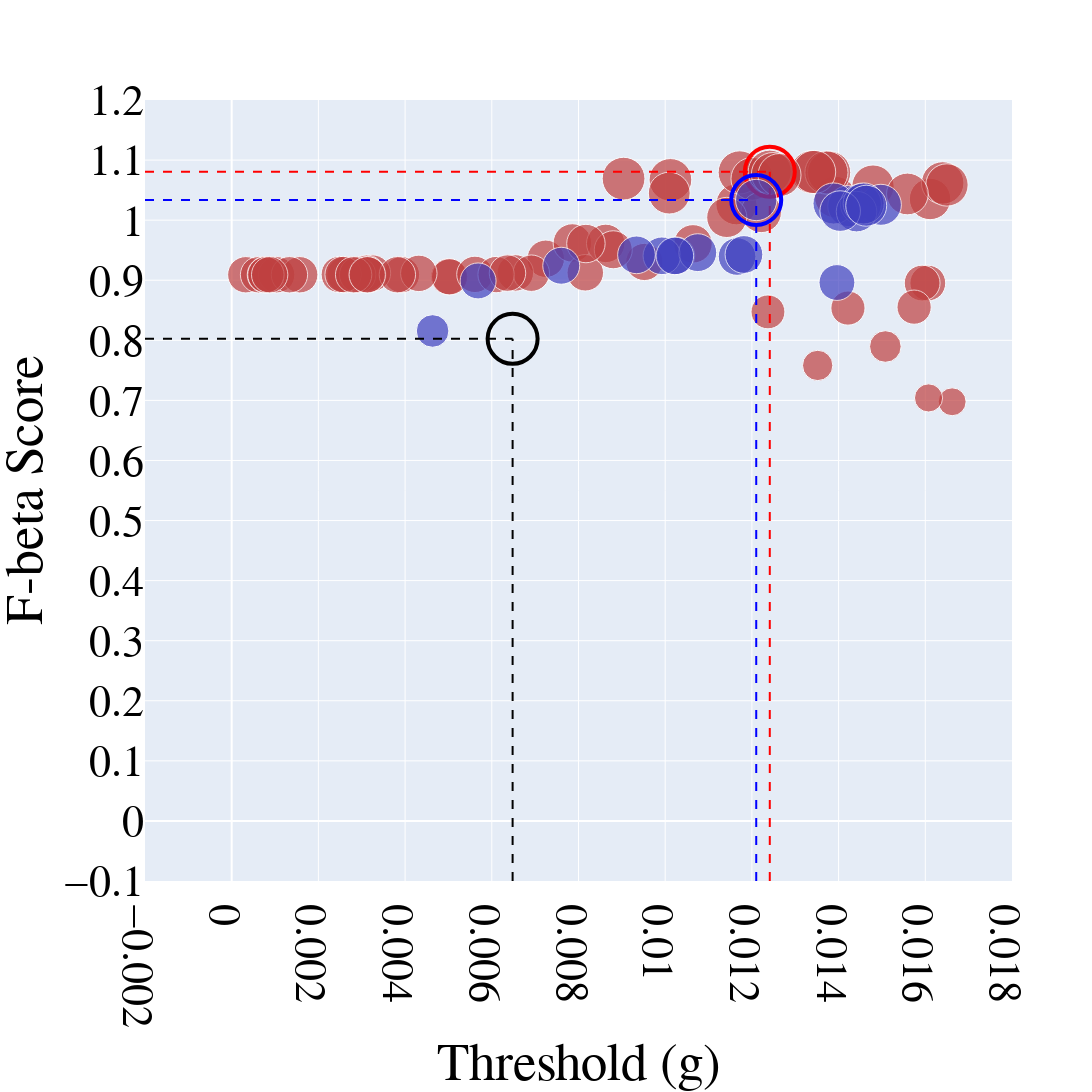

Notebook cell for this chart:
### Code cell
import plotly.graph_objects as go
import numpy as np

# Function to map a value in [1, 65] to a saturation percentage between 30% and 100%
def value_to_saturation(val, min_val=1, max_val=65, min_sat=0.5, max_sat=1.0, gamma=2):
    norm = (val - min_val) / (max_val - min_val)
    sat = min_sat + (norm ** gamma) * (max_sat - min_sat)
    return round(sat * 100, 1)

# For R_PRE (red)
colors_red = [f'hsl(0, {value_to_saturation(val)}%, 50%)' for val in R_PRE[:, 2]]
max_idx_pre = np.argmax(R_PRE[:, 2])

# For R_ONB (blue)
colors_blue = [f'hsl(240, {value_to_saturation(val)}%, 50%)' for val in R_ONB[:, 2]]
max_idx_onb = np.argmax(R_ONB[:, 2])

# Font customization variables
font_family = "Times New Roman"
font_size = 44
font_color = "black"

# Create figure object
fig = go.Figure()

# Add first dataset R_PRE (red)
fig.add_trace(go.Scatter(
    x=R_PRE[:, 0],
    y=R_PRE[:, 2],
    mode='markers',
    marker=dict(
        size=R_PRE[:, 2] * 40,
        color=colors_red
    ),
    name='R_PRE'
))

# Highlight maximum value in R_PRE with a red hollow circle and vertical/horizontal lines
fig.add_trace(go.Scatter(
    x=[R_PRE[max_idx_pre, 0]],
    y=[R_PRE[max_idx_pre, 2]],
    mode='markers',
    marker=dict(
        size=50,
        color='rgba(255, 0, 0, 0)',
        line=dict(color='red', width=4)
    ),
    name='Max R_PRE'
))

fig.add_trace(go.Scatter(
    x=[R_PRE[max_idx_pre, 0], R_PRE[max_idx_pre, 0]],
    y=[-0.1, R_PRE[max_idx_pre, 2]],
    mode='lines',
    line=dict(color='red', width=2, dash='dash'),
    showlegend=False
))

fig.add_trace(go.Scatter(
    x=[-0.002, R_PRE[max_idx_pre, 0]],
    y=[R_PRE[max_idx_pre, 2], R_PRE[max_idx_pre, 2]],
    mode='lines',
    line=dict(color='red', width=2, dash='dash'),
    showlegend=False
))

# Add second dataset R_ONB (blue)
fig.add_trace(go.Scatter(
    x=R_ONB[:, 0],
    y=R_ONB[:, 2],
    mode='markers',
    marker=dict(
        size=R_ONB[:, 2] * 40,
        color=colors_blue
    ),
    name='R_ONB'
))

# Highlight maximum value in R_ONB with a blue hollow circle and vertical/horizontal lines
fig.add_trace(go.Scatter(
    x=[R_ONB[max_idx_onb, 0]],
    y=[R_ONB[max_idx_onb, 2]],
    mode='markers',
    marker=dict(
        size=50,
        color='rgba(0, 0, 255, 0)',
        line=dict(color='blue', width=4)
    ),
    name='Max R_ONB'
))

fig.add_trace(go.Scatter(
    x=[R_ONB[max_idx_onb, 0], R_ONB[max_idx_onb, 0]],
    y=[-0.1, R_ONB[max_idx_onb, 2]],
    mode='lines',
    line=dict(color='blue', width=2, dash='dash'),
    showlegend=False
))

fig.add_trace(go.Scatter(
    x=[-0.002, R_ONB[max_idx_onb, 0]],
    y=[R_ONB[max_idx_onb, 2], R_ONB[max_idx_onb, 2]],
    mode='lines',
    line=dict(color='blue', width=2, dash='dash'),
    showlegend=False
))

# Add black hollow circle at (0.00648, 0.8025) with vertical and horizontal lines
fig.add_trace(go.Scatter(
    x=[0.00648],
    y=[0.8025],
    mode='markers',
    marker=dict(
        size=50,
        color='rgba(0, 0, 0, 0)',
        line=dict(color='black', width=4)
    ),
    name='Custom Point'
))

fig.add_trace(go.Scatter(
    x=[0.00648, 0.00648],
    y=[-0.1, 0.8025],
    mode='lines',
    line=dict(color='black', width=2, dash='dash'),
    showlegend=False
))

fig.add_trace(go.Scatter(
    x=[-0.002, 0.00648],
    y=[0.8025, 0.8025],
    mode='lines',
    line=dict(color='black', width=2, dash='dash'),
    showlegend=False
))

# Update overall layout
fig.update_layout(
    font=dict(
        family=font_family,
        size=font_size,
        color=font_color
    ),
    width=1600,
    height=1600,
    showlegend=False,
    xaxis_title="Threshold (g)",
    yaxis_title="F-beta Score"
)

fig.update_xaxes(
    range=[-0.002, 0.018],
    tick0=-0.002,       # Starting tick value on x-axis
    dtick=0.002,        # Interval between ticks on x-axis
    tickfont=dict(family=font_family, size=font_size, color=font_color)
)

fig.update_yaxes(
    range=[-0.1, 1.2],
    tick0=-0.1,         # Starting tick value on y-axis
    dtick=0.1,          # Interval between ticks on y-axis
    tickfont=dict(family=font_family, size=font_size, color=font_color)
)

fig.show()

### Figure 1 — Plotly figure (JSON) as saved in the notebook; plotly's stock layout.template omitted (floating-point values rounded to 4 significant figures)
{"data": [{"marker": {"color": ["hsl(0, 50.0%, 50%)", "hsl(0, 50.0%, 50%)", "hsl(0, 50.0%, 50%)", "hsl(0, 50.0%, 50%)", "hsl(0, 50.0%, 50%)", "hsl(0, 50.0%, 50%)", "hsl(0, 50.0%, 50%)", "hsl(0, 50.0%, 50%)", "hsl(0, 50.0%, 50%)", "hsl(0, 50.0%, 50%)", "hsl(0, 50.0%, 50%)", "hsl(0, 50.0%, 50%)", "hsl(0, 50.0%, 50%)", "hsl(0, 50.0%, 50%)", "hsl(0, 50.0%, 50%)", "hsl(0, 50.0%, 50%)", "hsl(0, 50.0%, 50%)", "hsl(0, 50.0%, 50%)", "hsl(0, 50.0%, 50%)", "hsl(0, 50.0%, 50%)", "hsl(0, 50.0%, 50%)", "hsl(0, 50.0%, 50%)", "hsl(0, 50.0%, 50%)", "hsl(0, 50.0%, 50%)", "hsl(0, 50.0%, 50%)", "hsl(0, 50.0%, 50%)", "hsl(0, 50.0%, 50%)", "hsl(0, 50.0%, 50%)", "hsl(0, 50.0%, 50%)", "hsl(0, 50.0%, 50%)", "hsl(0, 50.0%, 50%)", "hsl(0, 50.0%, 50%)", "hsl(0, 50.0%, 50%)", "hsl(0, 50.0%, 50%)", "hsl(0, 50.0%, 50%)", "hsl(0, 50.0%, 50%)", "hsl(0, 50.0%, 50%)", "hsl(0, 50.0%, 50%)", "hsl(0, 50.0%, 50%)", "hsl(0, 50.0%, 50%)", "hsl(0, 50.0%, 50%)", "hsl(0, 50.0%, 50%)", "hsl(0, 50.0%, 50%)", "hsl(0, 50.0%, 50%)", "hsl(0, 50.0%, 50%)", "hsl(0, 50.0%, 50%)", "hsl(0, 50.0%, 50%)", "hsl(0, 50.0%, 50%)", "hsl(0, 50.0%, 50%)", "hsl(0, 50.0%, 50%)", "hsl(0, 50.0%, 50%)", "hsl(0, 50.0%, 50%)", "hsl(0, 50.0%, 50%)", "hsl(0, 50.0%, 50%)", "hsl(0, 50.0%, 50%)", "hsl(0, 50.0%, 50%)", "hsl(0, 50.0%, 50%)", "hsl(0, 50.0%, 50%)", "hsl(0, 50.0%, 50%)", "hsl(0, 50.0%, 50%)", "hsl(0, 50.0%, 50%)", "hsl(0, 50.0%, 50%)", "hsl(0, 50.0%, 50%)", "hsl(0, 50.0%, 50%)", "hsl(0, 50.0%, 50%)"], "size": [41.54, 36.36, 41.05, 36.24, 36.37, 37.43, 36.23, 36.49, 30.33, 34.15, 42.27, 38.48, 42.76, 35.81, 42.68, 43.18, 36.38, 41.41, 36.5, 42.75, 43.21, 41.8, 36.47, 36.36, 27.91, 38.45, 38.42, 35.81, 36.46, 31.59, 28.16, 43.17, 37.22, 36.36, 36.36, 36.46, 36.38, 43.22, 38.03, 36.39, 36.36, 40.52, 33.89, 43.17, 36.36, 36.36, 36.36, 36.36, 34.21, 42.48, 36.36, 40.18, 36.36, 42.34, 36.36, 43.21, 36.47, 36.36, 41.74, 36.36, 43.07, 36.37, 36.47, 38.44, 43.0]}, "mode": "markers", "name": "R_PRE", "type": "scatter", "x": [0.01392, 0.002615, 0.01164, 0.005005, 0.003915, 0.007245, 0.005027, 0.006542, 0.01352, 0.01422, 0.01479, 0.007859, 0.009039, 0.01606, 0.01012, 0.01172, 0.002483, 0.01611, 0.008156, 0.01201, 0.01339, 0.01009, 0.003247, 0.0003259, 0.01662, 0.008628, 0.01064, 0.01593, 0.003108, 0.01508, 0.01608, 0.01378, 0.009519, 0.0006199, 0.002905, 0.004317, 0.002571, 0.01241, 0.008802, 0.00561, 0.003137, 0.01221, 0.01237, 0.01372, 0.001036, 0.003822, 0.002812, 0.000778, 0.01574, 0.0164, 0.003126, 0.01142, 0.001569, 0.0165, 0.001332, 0.01343, 0.006911, 0.0007893, 0.01559, 0.0008758, 0.01249, 0.006099, 0.006362, 0.008171, 0.01264], "y": [1.038, 0.9091, 1.026, 0.906, 0.9092, 0.9357, 0.9056, 0.9122, 0.7582, 0.8537, 1.057, 0.962, 1.069, 0.8953, 1.067, 1.079, 0.9095, 1.035, 0.9124, 1.069, 1.08, 1.045, 0.9119, 0.9091, 0.6977, 0.9613, 0.9605, 0.8953, 0.9116, 0.7897, 0.7041, 1.079, 0.9304, 0.9091, 0.9091, 0.9114, 0.9095, 1.081, 0.9507, 0.9098, 0.9091, 1.013, 0.8473, 1.079, 0.9091, 0.9091, 0.9091, 0.9091, 0.8552, 1.062, 0.9091, 1.005, 0.9091, 1.059, 0.9091, 1.08, 0.9117, 0.9091, 1.044, 0.9091, 1.077, 0.9094, 0.9119, 0.9611, 1.075]}, {"marker": {"color": "rgba(255, 0, 0, 0)", "line": {"color": "red", "width": 4}, "size": 50}, "mode": "markers", "name": "Max R_PRE", "type": "scatter", "x": [0.01241], "y": [1.081]}, {"line": {"color": "red", "dash": "dash", "width": 2}, "mode": "lines", "showlegend": false, "type": "scatter", "x": [0.01241, 0.01241], "y": [-0.1, 1.081]}, {"line": {"color": "red", "dash": "dash", "width": 2}, "mode": "lines", "showlegend": false, "type": "scatter", "x": [-0.002, 0.01241], "y": [1.081, 1.081]}, {"marker": {"color": ["hsl(240, 50.0%, 50%)", "hsl(240, 50.0%, 50%)", "hsl(240, 50.0%, 50%)", "hsl(240, 50.0%, 50%)", "hsl(240, 50.0%, 50%)", "hsl(240, 50.0%, 50%)", "hsl(240, 50.0%, 50%)", "hsl(240, 50.0%, 50%)", "hsl(240, 50.0%, 50%)", "hsl(240, 50.0%, 50%)", "hsl(240, 50.0%, 50%)", "hsl(240, 50.0%, 50%)", "hsl(240, 50.0%, 50%)", "hsl(240, 50.0%, 50%)", "hsl(240, 50.0%, 50%)", "hsl(240, 50.0%, 50%)", "hsl(240, 50.0%, 50%)", "hsl(240, 50.0%, 50%)", "hsl(240, 50.0%, 50%)", "hsl(240, 50.0%, 50%)"], "size": [40.93, 41.11, 37.63, 41.02, 41.06, 36.96, 40.57, 32.62, 37.63, 37.84, 41.34, 37.62, 41.11, 37.69, 40.61, 35.95, 40.96, 37.58, 35.85, 37.71]}, "mode": "markers", "name": "R_ONB", "type": "scatter", "x": [0.01422, 0.01388, 0.01025, 0.01498, 0.01452, 0.007602, 0.01441, 0.004634, 0.009923, 0.01075, 0.0121, 0.01022, 0.01458, 0.009338, 0.01404, 0.005684, 0.01464, 0.01166, 0.01396, 0.01182], "y": [1.023, 1.028, 0.9407, 1.026, 1.027, 0.9241, 1.014, 0.8155, 0.9407, 0.9459, 1.034, 0.9405, 1.028, 0.9423, 1.015, 0.8988, 1.024, 0.9395, 0.8962, 0.9428]}, {"marker": {"color": "rgba(0, 0, 255, 0)", "line": {"color": "blue", "width": 4}, "size": 50}, "mode": "markers", "name": "Max R_ONB", "type": "scatter", "x": [0.0121], "y": [1.034]}, {"line": {"color": "blue", "dash": "dash", "width": 2}, "mode": "lines", "showlegend": false, "type": "scatter", "x": [0.0121, 0.0121], "y": [-0.1, 1.034]}, {"line": {"color": "blue", "dash": "dash", "width": 2}, "mode": "lines", "showlegend": false, "type": "scatter", "x": [-0.002, 0.0121], "y": [1.034, 1.034]}, {"marker": {"color": "rgba(0, 0, 0, 0)", "line": {"color": "black", "width": 4}, "size": 50}, "mode": "markers", "name": "Custom Point", "type": "scatter", "x": [0.00648], "y": [0.8025]}, {"line": {"color": "black", "dash": "dash", "width": 2}, "mode": "lines", "showlegend": false, "type": "scatter", "x": [0.00648, 0.00648], "y": [-0.1, 0.8025]}, {"line": {"color": "black", "dash": "dash", "width": 2}, "mode": "lines", "showlegend": false, "type": "scatter", "x": [-0.002, 0.00648], "y": [0.8025, 0.8025]}], "layout": {"font": {"color": "black", "family": "Times New Roman", "size": 44}, "height": 1600, "showlegend": false, "width": 1600, "xaxis": {"dtick": 0.002, "range": [-0.002, 0.018], "tick0": -0.002, "tickfont": {"color": "black", "family": "Times New Roman", "size": 44}, "title": {"text": "Threshold (g)"}}, "yaxis": {"dtick": 0.1, "range": [-0.1, 1.2], "tick0": -0.1, "tickfont": {"color": "black", "family": "Times New Roman", "size": 44}, "title": {"text": "F-beta Score"}}}}
